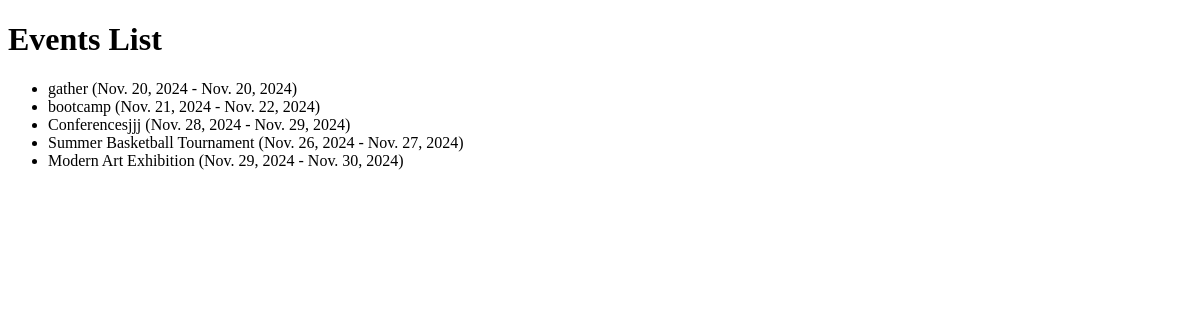
Page /events/ on the earlier database version.
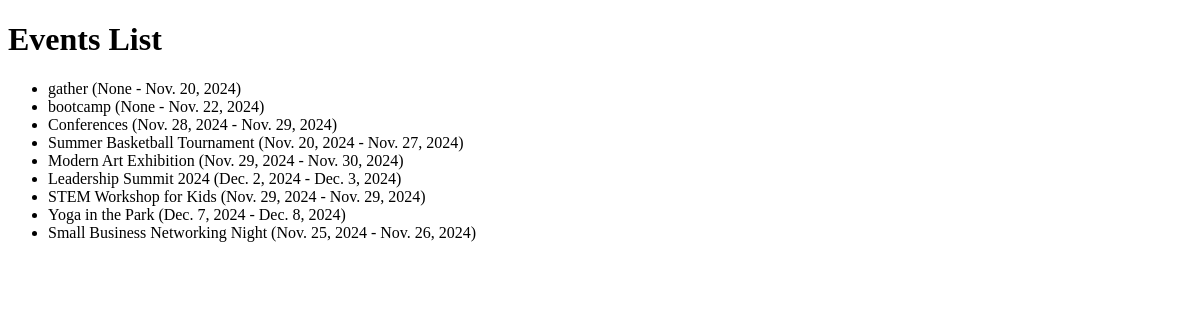
Same page on the later database version.
### app_1/models.py (models this page shows)
class Event(models.Model):
    title=models.CharField(max_length=200)
    location=models.CharField(max_length=200)
    start_date=models.DateField()
    end_date=models.DateField()
    description=models.TextField()
    image=models.ImageField(upload_to='event_images/')
    category=models.CharField(max_length=200)
    status=models.SmallIntegerField(choices=STATUS_CHOICES,default=0)
    total_number=models.IntegerField(validators=[MinValueValidator(1)])
    created_at=models.DateTimeField(auto_now_add=True)
    updated_at=models.DateTimeField(auto_now=True)
    user=models.ForeignKey(User,related_name="owned_events",on_delete=models.CASCADE)
    members=models.ManyToManyField(User,related_name="joined_events",blank=True)
    favorites=models.ManyToManyField(User,related_name="favorited_events",blank=True)

### app_1/views.py (the view)
# urls.py: path('events/', views.list_events, name='list_events'),
def list_events(request):
    events = Event.objects.all()
    context={
        'events':events
    }
    return render(request, 'list_events.html',context)

### app_1/templates/list_events.html (shortened to what this page needs)
<!DOCTYPE html>
<html lang="en">
<head>
</head>
<body>
    <h1>Events List</h1>
    <ul>
        {% for event in events %}
            <li>{{ event.title }} ({{ event.start_date }} - {{ event.end_date }})</li>
        {% endfor %}
    </ul>
</body>
</html>

Differences in the rows shown:
changed Event "gather": start_date "Nov. 20, 2024" → "None"
changed Event "bootcamp": start_date "Nov. 21, 2024" → "None"
changed Event: title "Conferencesjjj" → "Conferences"
changed Event "Summer Basketball Tournament": start_date "Nov. 26, 2024" → "Nov. 20, 2024"
added Event: title "Leadership Summit 2024", start_date "Dec. 2, 2024", end_date "Dec. 3, 2024"
added Event: title "STEM Workshop for Kids", start_date "Nov. 29, 2024", end_date "Nov. 29, 2024"
added Event: title "Yoga in the Park", start_date "Dec. 7, 2024", end_date "Dec. 8, 2024"
added Event: title "Small Business Networking Night", start_date "Nov. 25, 2024", end_date "Nov. 26, 2024"
